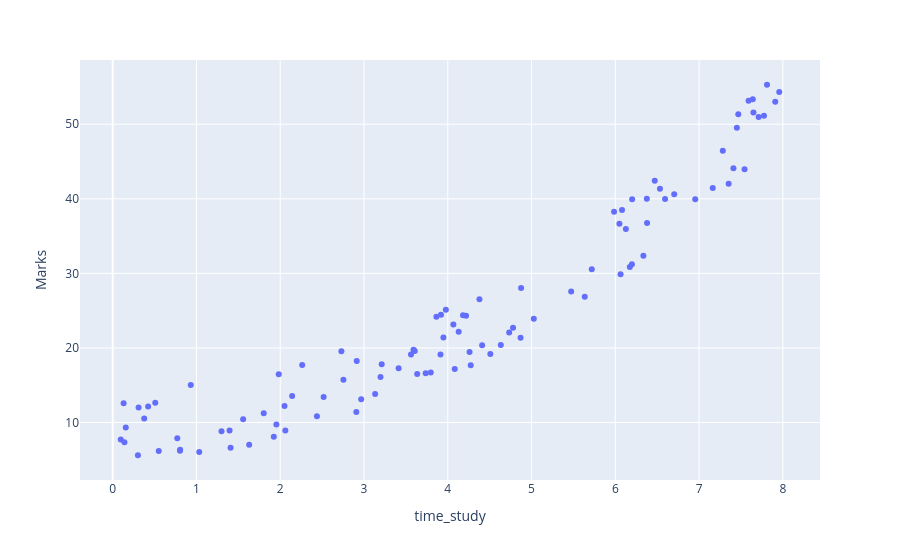

Notebook code cell kept with this figure:
### Code cell
fig = px.scatter(student , x = 'time_study', y ='Marks') 

fig.show()
